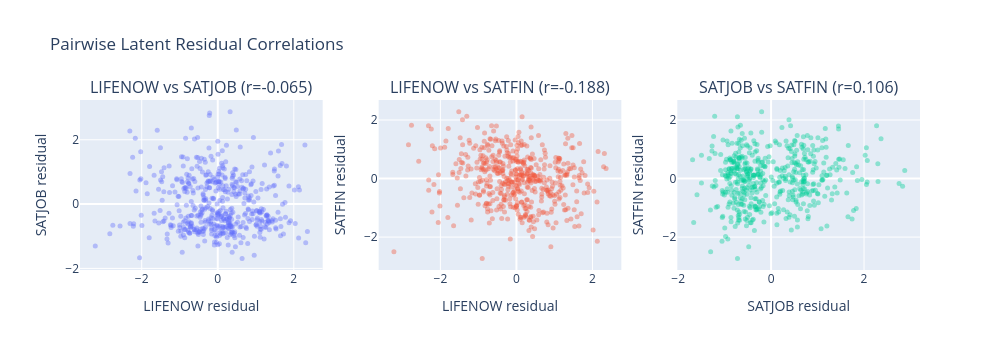

This figure's notebook cell:
### Code cell
# Visualize latent residuals - pairwise scatter plots
fig = make_subplots(rows=1, cols=3, subplot_titles=[
    f'LIFENOW vs SATJOB (r={polychoric_corr_matrix[0,1]:.3f})',
    f'LIFENOW vs SATFIN (r={polychoric_corr_matrix[0,2]:.3f})',
    f'SATJOB vs SATFIN (r={polychoric_corr_matrix[1,2]:.3f})'
])

fig.add_trace(go.Scatter(x=resid1, y=resid2, mode='markers', marker=dict(opacity=0.4, size=5),
                         showlegend=False), row=1, col=1)
fig.add_trace(go.Scatter(x=resid1, y=resid3, mode='markers', marker=dict(opacity=0.4, size=5),
                         showlegend=False), row=1, col=2)
fig.add_trace(go.Scatter(x=resid2, y=resid3, mode='markers', marker=dict(opacity=0.4, size=5),
                         showlegend=False), row=1, col=3)

fig.update_xaxes(title_text='LIFENOW residual', row=1, col=1)
fig.update_yaxes(title_text='SATJOB residual', row=1, col=1)
fig.update_xaxes(title_text='LIFENOW residual', row=1, col=2)
fig.update_yaxes(title_text='SATFIN residual', row=1, col=2)
fig.update_xaxes(title_text='SATJOB residual', row=1, col=3)
fig.update_yaxes(title_text='SATFIN residual', row=1, col=3)

fig.update_layout(
    title='Pairwise Latent Residual Correlations',
    height=350, width=1000
)
fig.show()

### Figure 1 — Plotly figure (JSON) as saved in the notebook; plotly's stock layout.template omitted (floating-point values rounded to 4 significant figures; data arrays with more than 128 entries replaced by an {"elided": "..."} marker saying what was removed)
{"data": [{"marker": {"opacity": 0.4, "size": 5}, "mode": "markers", "showlegend": false, "type": "scatter", "x": {"elided": "495 float values"}, "xaxis": "x", "y": {"elided": "495 float values"}, "yaxis": "y"}, {"marker": {"opacity": 0.4, "size": 5}, "mode": "markers", "showlegend": false, "type": "scatter", "x": {"elided": "495 float values"}, "xaxis": "x2", "y": {"elided": "495 float values"}, "yaxis": "y2"}, {"marker": {"opacity": 0.4, "size": 5}, "mode": "markers", "showlegend": false, "type": "scatter", "x": {"elided": "495 float values"}, "xaxis": "x3", "y": {"elided": "495 float values"}, "yaxis": "y3"}], "layout": {"annotations": [{"font": {"size": 16}, "showarrow": false, "text": "LIFENOW vs SATJOB (r=-0.065)", "x": 0.1444, "xanchor": "center", "xref": "paper", "y": 1, "yanchor": "bottom", "yref": "paper"}, {"font": {"size": 16}, "showarrow": false, "text": "LIFENOW vs SATFIN (r=-0.188)", "x": 0.5, "xanchor": "center", "xref": "paper", "y": 1, "yanchor": "bottom", "yref": "paper"}, {"font": {"size": 16}, "showarrow": false, "text": "SATJOB vs SATFIN (r=0.106)", "x": 0.8556, "xanchor": "center", "xref": "paper", "y": 1, "yanchor": "bottom", "yref": "paper"}], "height": 350, "title": {"text": "Pairwise Latent Residual Correlations"}, "width": 1000, "xaxis": {"anchor": "y", "domain": [0, 0.2889], "title": {"text": "LIFENOW residual"}}, "xaxis2": {"anchor": "y2", "domain": [0.3556, 0.6444], "title": {"text": "LIFENOW residual"}}, "xaxis3": {"anchor": "y3", "domain": [0.7111, 1], "title": {"text": "SATJOB residual"}}, "yaxis": {"anchor": "x", "domain": [0, 1], "title": {"text": "SATJOB residual"}}, "yaxis2": {"anchor": "x2", "domain": [0, 1], "title": {"text": "SATFIN residual"}}, "yaxis3": {"anchor": "x3", "domain": [0, 1], "title": {"text": "SATFIN residual"}}}}
